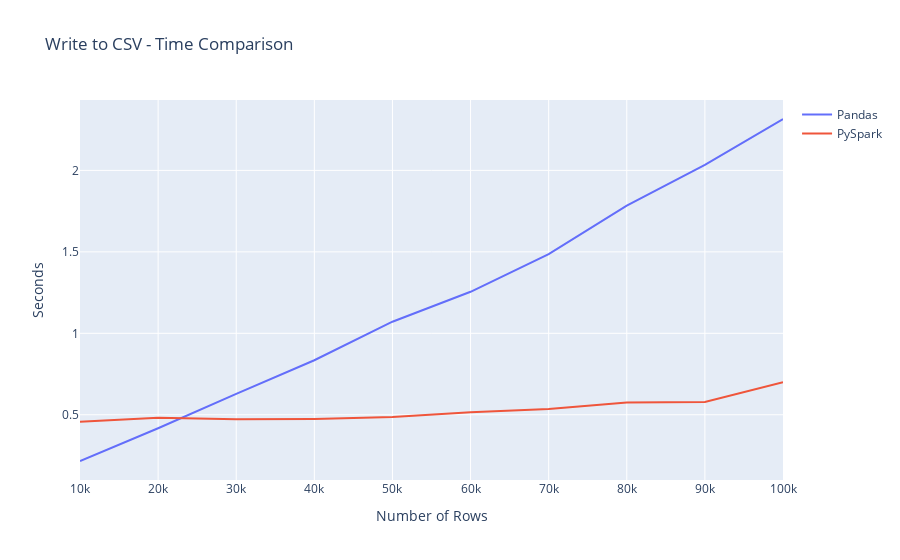
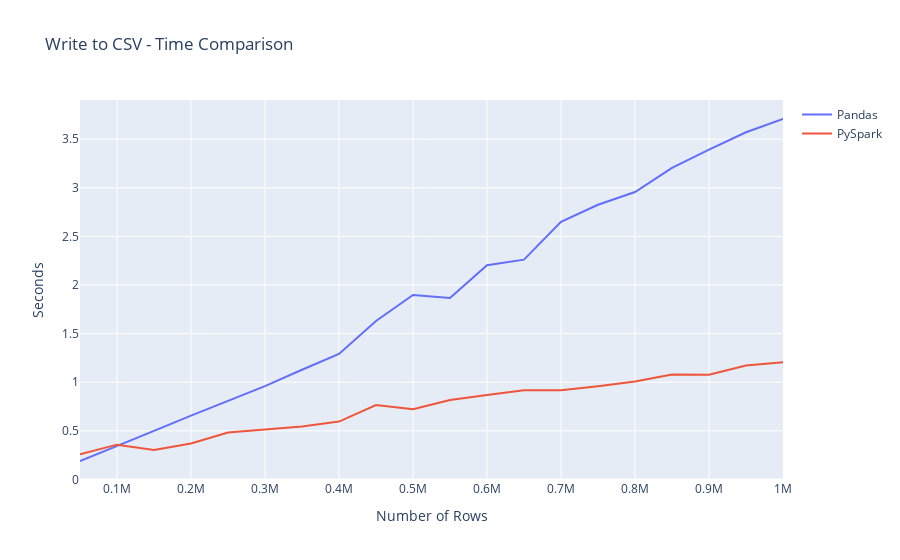

Notebook code cell kept with these figures, in order:
### Markdown cell above
#### Plots for the Analysis:

### Code cell
small_read = utils.plot_statistic("Write to CSV", time_statistics_small, "write")
small_read.show()

large_read = utils.plot_statistic("Write to CSV", time_statistics_large, "write")
large_read.show()

### Figure 1 — Plotly figure (JSON) as saved in the notebook; plotly's stock layout.template omitted (floating-point values rounded to 4 significant figures)
{"data": [{"hovertemplate": "Rows: %{x}<br>Seconds: %{y}", "mode": "lines", "name": "Pandas", "type": "scatter", "x": [10000, 20000, 30000, 40000, 50000, 60000, 70000, 80000, 90000, 100000], "y": [0.2163, 0.4173, 0.6279, 0.8348, 1.071, 1.255, 1.487, 1.784, 2.034, 2.316]}, {"hovertemplate": "Rows: %{x}<br>Seconds: %{y}", "mode": "lines", "name": "PySpark", "type": "scatter", "x": [10000, 20000, 30000, 40000, 50000, 60000, 70000, 80000, 90000, 100000], "y": [0.4571, 0.4816, 0.4729, 0.4746, 0.4868, 0.5159, 0.5359, 0.5753, 0.5792, 0.7002]}], "layout": {"title": {"text": "Write to CSV - Time Comparison"}, "xaxis": {"title": {"text": "Number of Rows"}}, "yaxis": {"title": {"text": "Seconds"}}}}

### Figure 2 — Plotly figure (JSON) as saved in the notebook; plotly's stock layout.template omitted (floating-point values rounded to 4 significant figures)
{"data": [{"hovertemplate": "Rows: %{x}<br>Seconds: %{y}", "mode": "lines", "name": "Pandas", "type": "scatter", "x": [50000, 100000, 150000, 200000, 250000, 300000, 350000, 400000, 450000, 500000, 550000, 600000, 650000, 700000, 750000, 800000, 850000, 900000, 950000, 1000000], "y": [0.1897, 0.3418, 0.5001, 0.6567, 0.8091, 0.9603, 1.128, 1.29, 1.63, 1.898, 1.868, 2.204, 2.261, 2.65, 2.825, 2.957, 3.206, 3.393, 3.571, 3.708]}, {"hovertemplate": "Rows: %{x}<br>Seconds: %{y}", "mode": "lines", "name": "PySpark", "type": "scatter", "x": [50000, 100000, 150000, 200000, 250000, 300000, 350000, 400000, 450000, 500000, 550000, 600000, 650000, 700000, 750000, 800000, 850000, 900000, 950000, 1000000], "y": [0.2596, 0.3579, 0.3036, 0.3706, 0.4832, 0.5123, 0.544, 0.5952, 0.7648, 0.7214, 0.8175, 0.8691, 0.9178, 0.9175, 0.9586, 1.008, 1.08, 1.078, 1.171, 1.206]}], "layout": {"title": {"text": "Write to CSV - Time Comparison"}, "xaxis": {"title": {"text": "Number of Rows"}}, "yaxis": {"title": {"text": "Seconds"}}}}
